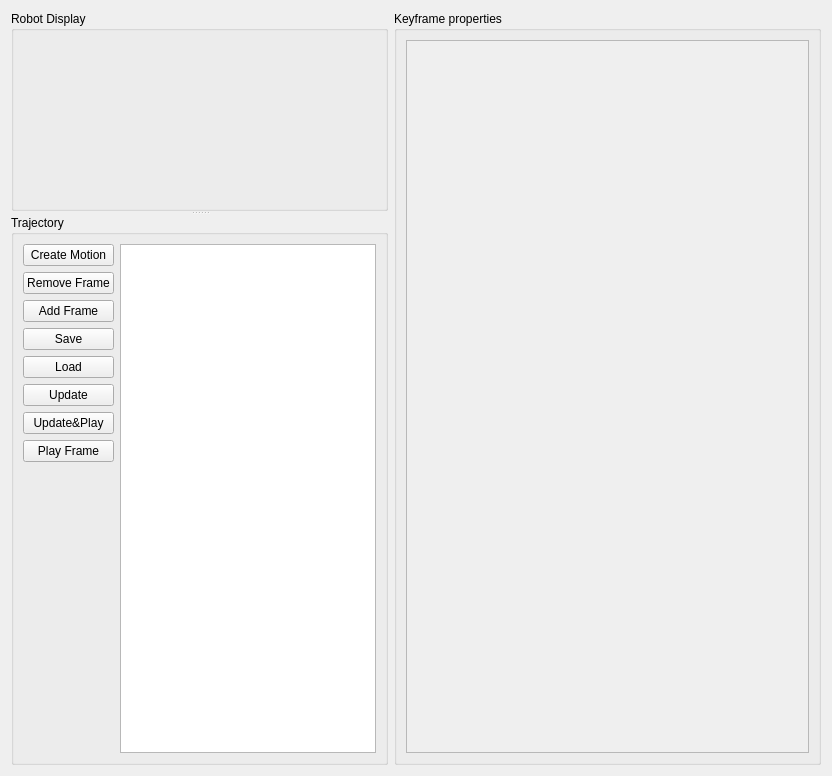
<?xml version="1.0" encoding="UTF-8"?>
<ui version="4.0">
 <class>MainWindow</class>
 <widget class="QWidget" name="MainWindow">
  <property name="geometry">
   <rect>
    <x>0</x>
    <y>0</y>
    <width>832</width>
    <height>776</height>
   </rect>
  </property>
  <property name="windowTitle">
   <string>Form</string>
  </property>
  <layout class="QHBoxLayout" name="horizontalLayout">
   <item>
    <widget class="QSplitter" name="splitter">
     <property name="orientation">
      <enum>Qt::Vertical</enum>
     </property>
     <widget class="QGroupBox" name="groupBox">
      <property name="sizePolicy">
       <sizepolicy hsizetype="Expanding" vsizetype="Expanding">
        <horstretch>0</horstretch>
        <verstretch>0</verstretch>
       </sizepolicy>
      </property>
      <property name="minimumSize">
       <size>
        <width>0</width>
        <height>200</height>
       </size>
      </property>
      <property name="title">
       <string>Robot Display</string>
      </property>
      <layout class="QVBoxLayout" name="verticalLayout_2">
       <item>
        <widget class="RVizWidget" name="rviz" native="true"/>
       </item>
      </layout>
     </widget>
     <widget class="QGroupBox" name="keyframeGroupBox">
      <property name="title">
       <string>Trajectory</string>
      </property>
      <layout class="QGridLayout" name="gridLayout_4">
       <item row="1" column="0">
        <spacer name="verticalSpacer">
         <property name="orientation">
          <enum>Qt::Vertical</enum>
         </property>
         <property name="sizeHint" stdset="0">
          <size>
           <width>20</width>
           <height>116</height>
          </size>
         </property>
        </spacer>
       </item>
       <item row="0" column="0">
        <layout class="QGridLayout" name="gridLayout">
         <item row="2" column="0">
          <widget class="QPushButton" name="addFrameButton">
           <property name="text">
            <string>Add Frame</string>
           </property>
          </widget>
         </item>
         <item row="0" column="0">
          <widget class="QPushButton" name="createFrameButton">
           <property name="text">
            <string>Create Motion</string>
           </property>
          </widget>
         </item>
         <item row="6" column="0">
          <widget class="QPushButton" name="up_n_PlayButton">
           <property name="text">
            <string>Update&amp;&amp;Play</string>
           </property>
          </widget>
         </item>
         <item row="5" column="0">
          <widget class="QPushButton" name="updateButton">
           <property name="text">
            <string>Update</string>
           </property>
          </widget>
         </item>
         <item row="3" column="0">
          <widget class="QPushButton" name="saveButton">
           <property name="text">
            <string>Save</string>
           </property>
          </widget>
         </item>
         <item row="4" column="0">
          <widget class="QPushButton" name="loadButton">
           <property name="text">
            <string>Load</string>
           </property>
          </widget>
         </item>
         <item row="1" column="0">
          <widget class="QPushButton" name="remFrameButton">
           <property name="text">
            <string>Remove Frame</string>
           </property>
          </widget>
         </item>
         <item row="7" column="0">
          <widget class="QPushButton" name="playFrameButton">
           <property name="text">
            <string>Play Frame</string>
           </property>
          </widget>
         </item>
        </layout>
       </item>
       <item row="0" column="1" rowspan="2">
        <widget class="QListView" name="trajectoryView"/>
       </item>
      </layout>
     </widget>
    </widget>
   </item>
   <item>
    <widget class="QGroupBox" name="groupBox_2">
     <property name="title">
      <string>Keyframe properties</string>
     </property>
     <layout class="QGridLayout" name="gridLayout_2">
      <item row="0" column="0">
       <widget class="QScrollArea" name="kfBox">
        <property name="widgetResizable">
         <bool>true</bool>
        </property>
        <widget class="QWidget" name="scrollAreaWidgetContents">
         <property name="geometry">
          <rect>
           <x>0</x>
           <y>0</y>
           <width>414</width>
           <height>727</height>
          </rect>
         </property>
        </widget>
       </widget>
      </item>
     </layout>
    </widget>
   </item>
  </layout>
 </widget>
 <customwidgets>
  <customwidget>
   <class>RVizWidget</class>
   <extends>QWidget</extends>
   <header>include/trajectory_editor_2/rvizwidget.h</header>
   <container>1</container>
  </customwidget>
 </customwidgets>
 <resources/>
 <connections/>
</ui>
